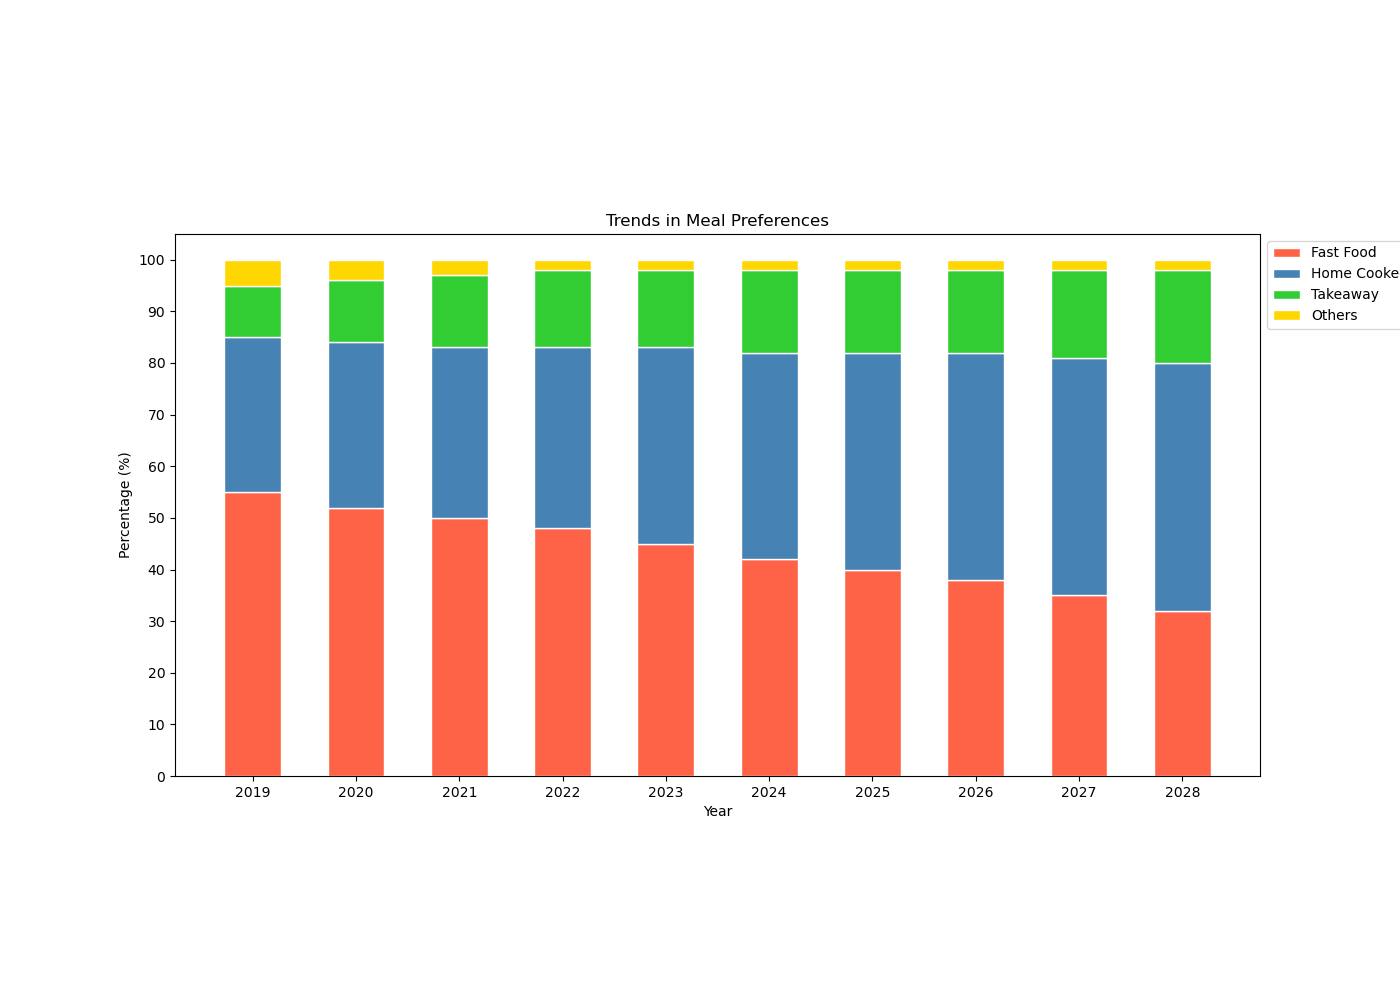

Write the Python code that produced this figure.

import matplotlib.pyplot as plt
import numpy as np

years = ['2019', '2020', '2021', '2022', '2023', '2024', '2025', '2026', '2027', '2028']
fast_food = np.array([55, 52, 50, 48, 45, 42, 40, 38, 35, 32])
home_cooked = np.array([30, 32, 33, 35, 38, 40, 42, 44, 46, 48])
takeaway = np.array([10, 12, 14, 15, 15, 16, 16, 16, 17, 18])
others = np.array([5, 4, 3, 2, 2, 2, 2, 2, 2, 2])

totals = fast_food + home_cooked + takeaway + others
fast_food_percentage = fast_food / totals * 100
home_cooked_percentage = home_cooked / totals * 100
takeaway_percentage = takeaway / totals * 100
others_percentage = others / totals * 100

colors_fast_food = '#ff6347'
colors_home_cooked = '#4682b4'
colors_takeaway = '#32cd32'
colors_others = '#ffd700'

bar_width = 0.55

bar1 = plt.bar(years, fast_food_percentage, color=colors_fast_food, edgecolor='white', width=bar_width)
bar2 = plt.bar(years, home_cooked_percentage, bottom=fast_food_percentage, color=colors_home_cooked, edgecolor='white', width=bar_width)
bar3 = plt.bar(years, takeaway_percentage, bottom=fast_food_percentage+home_cooked_percentage, color=colors_takeaway, edgecolor='white', width=bar_width)
bar4 = plt.bar(years, others_percentage, bottom=fast_food_percentage+home_cooked_percentage+takeaway_percentage, color=colors_others, edgecolor='white', width=bar_width)

plt.xticks(years)
plt.xlabel('Year')
plt.title('Trends in Meal Preferences')
plt.yticks(np.arange(0, 101, 10))
plt.ylabel('Percentage (%)')
plt.gcf().set_size_inches(14, 10)
plt.gca().set_aspect(0.05)

plt.legend((bar1[0], bar2[0], bar3[0], bar4[0]), ('Fast Food', 'Home Cooked', 'Takeaway', 'Others'), loc='upper left', bbox_to_anchor=(1,1))

plt.show()
